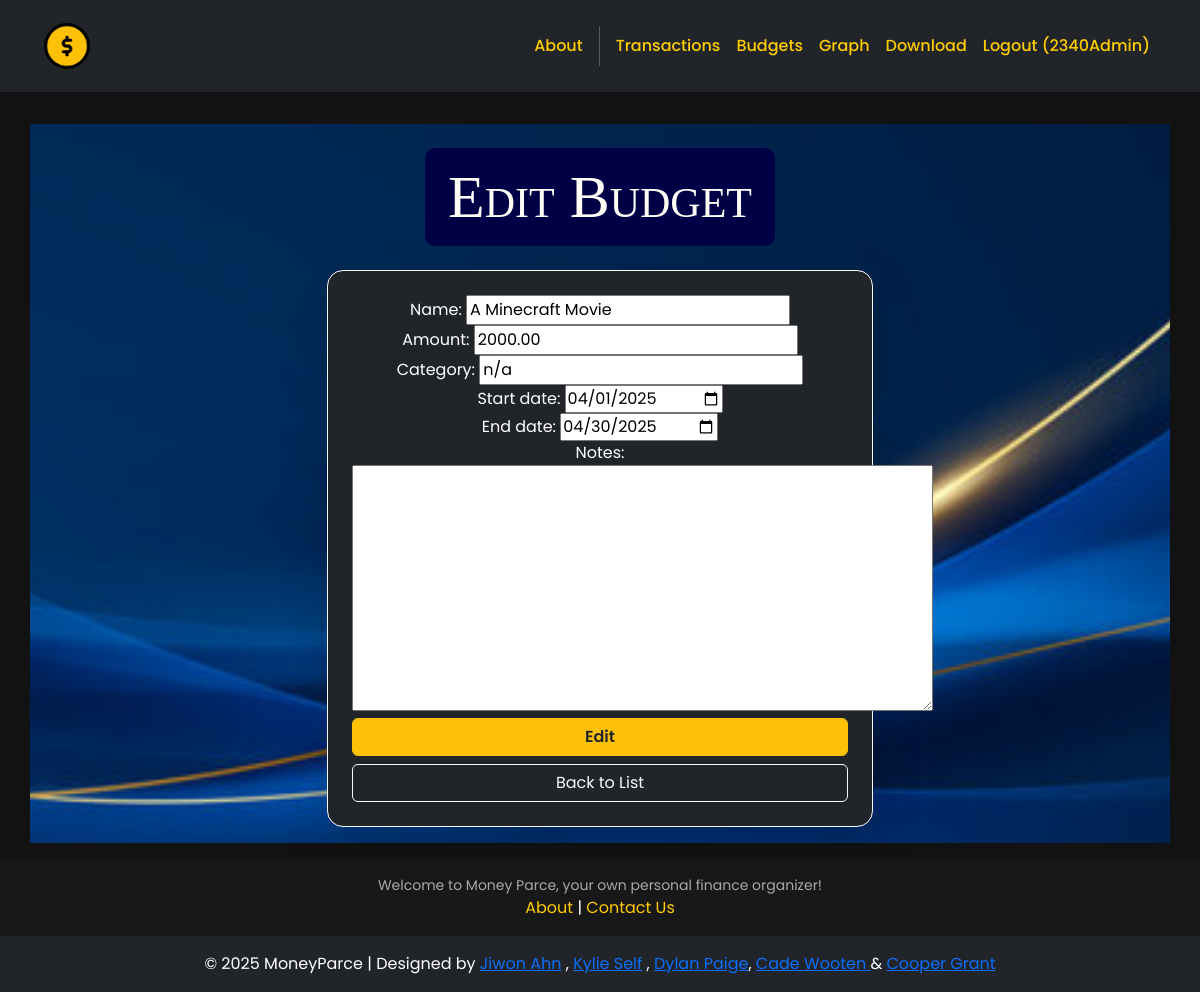
Page /budgets/edit/8/ (signed in) on the committed database.
### budgets/models.py (models this page shows, shortened)
class Budget(models.Model):
    name = models.CharField(max_length=100)
    amount = models.DecimalField(max_digits=10, decimal_places=2)
    category = models.CharField(max_length=50)
    start_date = models.DateField()
    end_date = models.DateField()
    notes = models.TextField(blank=True)
    user = models.ForeignKey(User, on_delete=models.CASCADE)

### budgets/views.py (the view)
# urls.py: path('edit/<int:budget_id>/', views.edit_budget, name='edit_budget'),
def edit_budget(request, budget_id):
    budget = get_object_or_404(Budget, id=budget_id)
    if request.method == 'POST':
        form = BudgetForm(request.POST, instance=budget)
        if form.is_valid():
            form.save()
            return redirect('budget_list')
    else:
        form = BudgetForm(instance=budget)
    return render(request, 'budgets/budget_form.html', {'form': form, 'action': 'Edit'})

### budgets/forms.py (shortened to what this page needs)
class BudgetForm(forms.ModelForm):
    class Meta:
        model = Budget
        fields = ['name', 'amount', 'category', 'start_date', 'end_date', 'notes']
        widgets = {
            'start_date': forms.DateInput(attrs={'type': 'date'}),
            'end_date': forms.DateInput(attrs={'type': 'date'}),
        }

### budgets/templates/budgets/budget_form.html (shortened to what this page needs)
{% extends 'base.html' %}
{% block content %}
<div class="p-3">
  <div class="container">
    <div class="row mt-3">
      <div class="col-md-6 mx-auto mb-3">
        <br>
        <h2>{{ action }} Budget</h2>
        <br>
        <br>
        <div class="card shadow-lg p-4 bg-dark text-white border-light rounded-4">
          <form method="post">
            {{ form.as_p }}
            <div class="d-grid gap-2">
              <button class="btn btn-warning text-dark fw-semibold" type="submit">{{ action }}</button>
              <a href="{% url 'budget_list' %}" class="btn btn-outline-light">Back to List</a>
            </div>
          </form>
        </div>
      </div>
    </div>
  </div>
</div>
{% endblock %}

### moneyparce/templates/base.html (shortened to what this page needs)
<!DOCTYPE html>
<html>
  {% load static %}
  <head>
    <link href="https://cdn.jsdelivr.net/npm/bootstrap@5.3.3/dist/css/bootstrap.min.css" rel="stylesheet">
    <link href="https://cdnjs.cloudflare.com/ajax/libs/font-awesome/6.1.1/css/all.min.css" rel="stylesheet">
    <link href="https://cdn.jsdelivr.net/npm/bootstrap-icons@1.10.5/font/bootstrap-icons.css" rel="stylesheet">
    <link rel="stylesheet" type="text/css" href="{% static 'css/style.css' %}">
  </head>
  <body>
    <nav class="p-3 navbar navbar-dark bg-dark navbar-expand-lg">
      <div class="container">
        <a class="navbar-brand" href="{% url 'home.index' %}">
          <img src="{% static 'img/logo.png' %}" alt="Money Parce Logo" height="50" />
        </a>
        <div class="collapse navbar-collapse" id="navbarNavAltMarkup">
          <div class="navbar-nav ms-auto">
            <a class="nav-link" href="{% url 'home.about' %}">About</a>
            {% if user.is_authenticated %}
            <a class="nav-link" href="{% url 'transactions' %}">Transactions</a>
            <a class="nav-link" href="{% url 'budget_list' %}">Budgets</a>
            <a class="nav-link" href="{% url 'data.index' %}">Graph</a>
            <a class="nav-link" href="{% url 'download_data' %}">Download</a>
            <a class="nav-link"
              href="{% url 'accounts.logout' %}">Logout ({{user.username }})</a>
            {% endif %}
          </div>
        </div>
      </div>
    </nav>
    <div>
      {% block content %}
      {% endblock content %}
    </div>
    <footer class="p-3 ms-footer">
      <div class="container text-center">
        <p>Welcome to Money Parce, your own personal finance organizer!</p>
        <div>
          <a href="{% url 'home.about' %}">About</a> |
          <a href="mailto:info@moviesstore.com">Contact Us</a>
        </div>
      </div>
    </footer>
    <section class="p-3 ms-footer-bottom bg-dark text-center text-white">
      <span>© 2025 MoneyParce | Designed by <a href="https://www.linkedin.com/in/jiwon-ahn-a4a31b247/" target="_blank">Jiwon Ahn</a> , <a href="https://www.linkedin.com/in/kylie-self-315200290/" target="_blank">Kylie Self</a> , <a href="https://www.linkedin.com/in/dylan-paige-b95b6132b" target="_blank">Dylan Paige</a>, <a href="https://www.linkedin.com/in/cade-wooten-42a609322?utm_source=share&utm_campaign=share_via&utm_content=profile&utm_medium=android_app" target="_blank">Cade Wooten </a> & <a href="https://www.linkedin.com/in/coopergrant1/" target="_blank">Cooper Grant </a></span>
    </section>
    <link rel="stylesheet" href="https://www.gstatic.com/dialogflow-console/fast/df-messenger/prod/v1/themes/df-messenger-default.css">
  </body>
</html>

### moneyparce/static/css/style.css (style rules this page uses)
body { width: 100%; text-align: center; margin: auto; font-family: "Poppins", sans-serif; background-color: #121212; color: #ffffff; }
.bg-index, .row { background: url("/static/img/background.jpg") no-repeat center center fixed; background-size: cover; }
h2 { text-align: center; margin: auto; border: 3px solid rgb(0, 0, 70); border-radius: 10px; padding: 10px 20px; background-color: rgb(0, 0, 70); font-size: 60px; font-family: "Impact", fantasy; font-variant: small-caps; font-stretch: ultra-expanded; color: #FFFEF6; display: inline-block; }
p { width: 100%; text-align: center; margin: auto; color: #ffffff; }
.navbar a.nav-link { color: #ffcc00 !important; font-weight: 500; transition: color 0.3s ease-in-out; }
.ms-footer { background-color: #181818; padding: 30px 0; text-align: center; }
.ms-footer p { color: #aaaaaa; font-size: 14px; }
.ms-footer a { color: #ffcc00; text-decoration: none; }
.ms-footer, a:hover { color: #ffffff; }

### rows in the picture
Budget: name "A Minecraft Movie", amount "2000.00", category "n/a", start_date "04/01/2025", end_date "04/30/2025"

### other values in the picture
{{ user.username }} "2340Admin"
{{ action }} "Edit"
